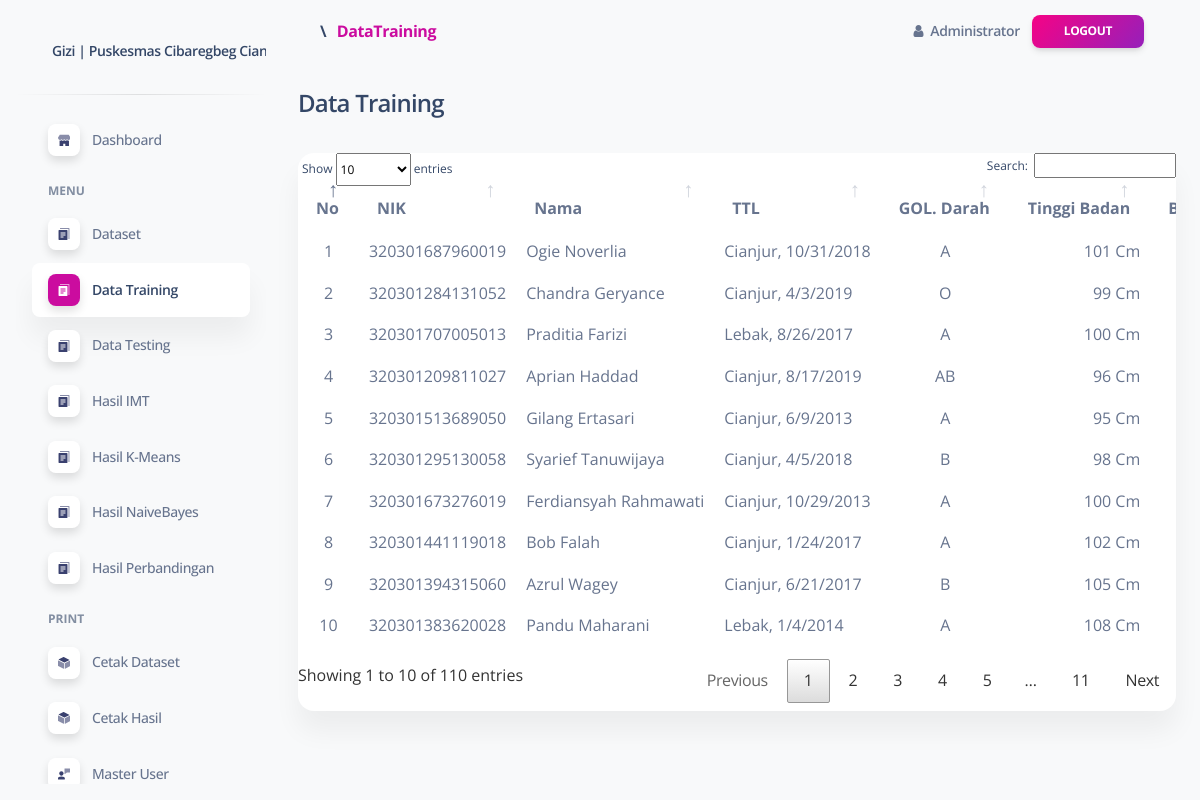
Page /portal/media.php?module=dataTraining (signed in) on the committed database.
### tables this page shows
CREATE TABLE `dataset` (
  `id` int(255) NOT NULL,
  `nik` varchar(255) NOT NULL,
  `nama` varchar(255) NOT NULL,
  `tb` varchar(255) NOT NULL,
  `bb` varchar(255) NOT NULL,
  `jenisKelamin` varchar(255) NOT NULL,
  `tanggalLahir` varchar(20) NOT NULL,
  `golDar` varchar(10) NOT NULL,
  `tempatLahir` varchar(255) NOT NULL,
  `jenisData` varchar(255) NOT NULL,
  `IMT_status` varchar(255) NOT NULL
);

### portal/module/dataTraining/index.php (the view)
<div class="row">
    <div class="col-sm-12">
        <?php
        include_once '../../config/koneksi.php';
        $query = mysqli_query($conn, "SELECT * FROM dataset WHERE jenisData='training'");
        ?>
        <h4>Data Training</h4><br>
        <div class="col-sm-12">
            <div class="card">
                <div class="card-body px-0 pt-0 pb-2">
                    <div class="table-responsive p-0">
                        <table class="table" id="datatablesDataset">
                            <thead class="thead-dark">
                                <tr>
                                    <th scope="col" align="center">No</th>
                                    <th scope="col">NIK</th>
                                    <th scope="col">Nama</th>
                                    <th scope="col">TTL</th>
                                    <th scope="col">GOL. Darah</th>
                                    <th scope="col">Tinggi Badan</th>
                                    <th scope="col">Berat Badan</th>
                                </tr>
                            </thead>
                            <tbody>
                                <?php if (mysqli_num_rows($query) > 0) { ?>
                                    <?php
                                    $no = 1;
                                    while ($data = mysqli_fetch_array($query)) {
                                    ?>
                                        <tr>
                                            <td align="center"><?php echo $no ?></td>
                                            <td><?php echo $data["nik"]; ?></td>
                                            <td><?php echo $data["nama"]; ?></td>
                                            <td><?php echo $data["tempatLahir"] . ", " . $data["tanggalLahir"]; ?></td>
                                            <td align="center"><?php echo $data["golDar"]; ?></td>
                                            <td align="right"><?php echo $data["tb"]; ?> Cm</td>
                                            <td align="right"><?php echo $data["bb"]; ?> Kg</td>
                                        </tr>
                                    <?php $no++;
                                    } ?>
                                <?php } ?>
                            </tbody>
                        </table>
                    </div>
                </div>
            </div>
        </div>

### portal/layout/head.php (style rules this page uses)
th { text-align: left; }

### rows in the picture
dataset: nik "320301687960019", nama "Ogie Noverlia", tempatLahir "Cianjur", tanggalLahir "10/31/2018", golDar "A", tb "101"
dataset: nik "320301284131052", nama "Chandra Geryance", tempatLahir "Cianjur", tanggalLahir "4/3/2019", golDar "O", tb "99"
dataset: nik "320301707005013", nama "Praditia Farizi", tempatLahir "Lebak", tanggalLahir "8/26/2017", golDar "A", tb "100"
dataset: nik "320301209811027", nama "Aprian Haddad", tempatLahir "Cianjur", tanggalLahir "8/17/2019", golDar "AB", tb "96"
dataset: nik "320301513689050", nama "Gilang Ertasari", tempatLahir "Cianjur", tanggalLahir "6/9/2013", golDar "A", tb "95"
dataset: nik "320301295130058", nama "Syarief Tanuwijaya", tempatLahir "Cianjur", tanggalLahir "4/5/2018", golDar "B", tb "98"
dataset: nik "320301673276019", nama "Ferdiansyah Rahmawati", tempatLahir "Cianjur", tanggalLahir "10/29/2013", golDar "A", tb "100"
dataset: nik "320301441119018", nama "Bob Falah", tempatLahir "Cianjur", tanggalLahir "1/24/2017", golDar "A", tb "102"
dataset: nik "320301394315060", nama "Azrul Wagey", tempatLahir "Cianjur", tanggalLahir "6/21/2017", golDar "B", tb "105"
dataset: nik "320301383620028", nama "Pandu Maharani", tempatLahir "Lebak", tanggalLahir "1/4/2014", golDar "A", tb "108"

### other values in the picture
TITLE "Gizi | Puskesmas Cibaregbeg…"
implode(" <span style='padding:6px'>\</span> ",$bc) "\\"
$bread['text'] "DataTraining"
$_SESSION['nama'] "Administrator"
